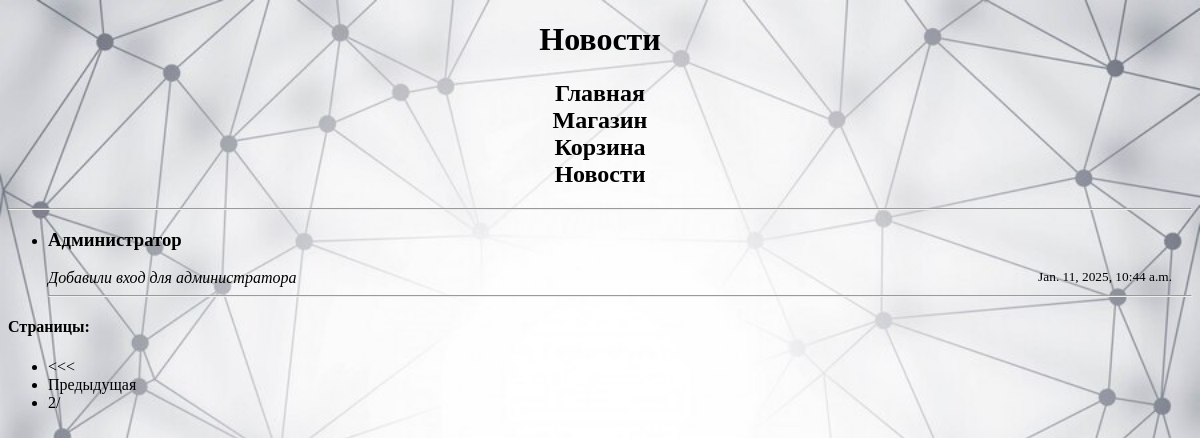
/platform/news/?page=2, run on the app's committed database.
### task1/models.py (models this page shows, shortened)
class News(models.Model):
    title = models.CharField(max_length=100, verbose_name='Заголовок')
    content = models.TextField(verbose_name='Содержание')
    date = models.DateTimeField(auto_now_add=True, verbose_name='Дата создания')

### task1/views.py (the view)
# urls.py: path('platform/news/', news),
def news(request):
    news_ = News.objects.all().order_by('-date')
    paginator = Paginator(news_, 3)
    page_number = request.GET.get('page')
    page_object = paginator.get_page(page_number)
    return render(request, 'first_task/news.html', {'page_object': page_object})

### templates/first_task/news.html (shortened to what this page needs)
{% extends 'first_task/menu.html' %}
{% block pagename %}<h1>Новости</h1>{% endblock %}
{% block menu %}{{ block.super }}{% endblock %}
{% block content %}
    <hr>
    <ul>
        {% for obj in page_object %}
            <li>
                <h3>{{ obj.title }}</h3>
                <i>{{ obj.content }}</i>
                <small style="float: right; margin-right: 20px;">{{ obj.date }}</small>
                <hr>
            </li>
        {% empty %}
        <p>Нет постов.</p>
        {% endfor %}
    </ul>
    <div class="pagination">
        <h4>Страницы:</h4>
        <ul>
            {% if page_object.has_previous %}
                <li><a href="?page=1"><<<</a></li>
                <li><a href="?page={{ page_object.previous_page_number }}">Предыдущая</a></li>
            {% endif %}
            <li>{{ page_object.number }}/{{ paginator.num_pages }}</li>
        </ul>
    </div>
{% endblock %}

### static/style_2.css (style rules this page uses)
body { background-image: url('4.jpg'); background-repeat: no-repeat; background-size: cover; }
h1 { text-align: center; }
a { color: inherit; text-decoration: none; }

### data on the page
News: title "Администратор", content "Добавили вход для администратора", date "Jan. 11, 2025, 10:44 a.m."

### other printed values
{{ page_object.number }} "2"
